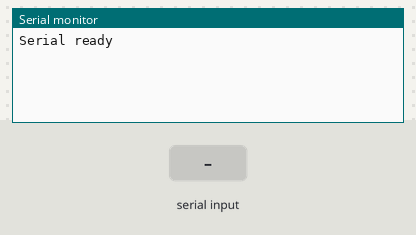
Simulated run of this sketch. Board: Arduino Uno, built with avr-gcc and run on an emulated ATmega328P. On the bench: the last lines printed to the serial monitor. The test bench sets the inputs (shaded band).

Above: at 1.2 s.
1.3 s: "T\n" received over Serial
At 1.9 s:
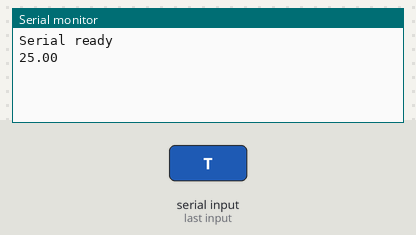
2.8 s: "1\n" received over Serial
At 4.2 s:
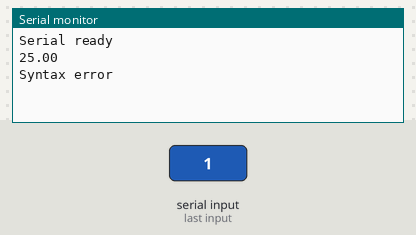

The sketch:

app.ino
```cpp
#include <Arduino.h>

void setup() {
    Serial.begin(9600);
    Serial.println("Serial ready");
}

float temperature = 25.0;
float humidity = 40.0;

void loop() {
    while (Serial.available() > 0) {
        char ch = Serial.read();
        if (ch == '\n') {
            break;
        }

        if (toUpperCase(ch) == 'T') {
            Serial.println(temperature);
        } else if (toUpperCase(ch) == 'H') {
            Serial.println(humidity);
        } else {
            Serial.println("Syntax error");
        }
    }
}
```

Measured:
- after the input at 1.3 s, the serial monitor: prints a new line at once (image 1)
- after the input at 2.8 s, the serial monitor: prints a new line at once (image 2)
